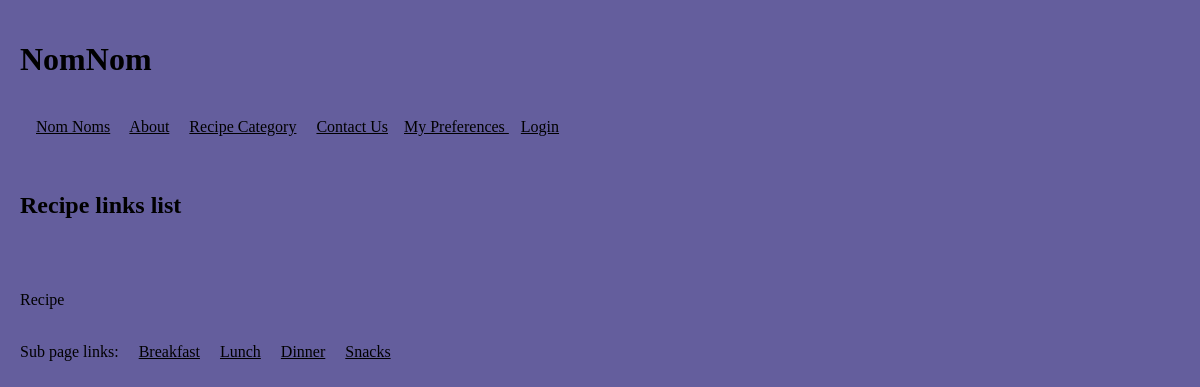
The app's page /front-end/Index.php?PageId=3 with its own data.
### tables this page shows
create table if not exists pages(
 id int not null AUTO_INCREMENT PRIMARY KEY,
 Title varchar(25) Not null,
  
 Header1 varchar(25),
 Text1 longtext,
 ParentPage int DEFAULT 0,
 isActive int,
 Creator int,
 RequireApproval int DEFAULT 1
);

### back-end/dbConnector.php (called while the page is built, shortened)
<?php
function MyPagesGet($dbConn, $Parent=0) {
    $query = "SELECT id, Title, Header1, Text1 FROM Pages where isActive = 1 and ParentPage = " . $Parent . ";";
    return @mysqli_query($dbConn, $query);
}
function PageContentGet($dbConn, $Id) {
    $query = "SELECT id, Title, Header1, Text1 FROM Pages where isActive = 1 and id = " . $Id;
    $return = @mysqli_query($dbConn, $query);
return $return;
}
?>

### Helper.php (the view, shortened to what this page needs)
<?php
include_once "back-end/dbConnector.php";
?>
<?php
function MenuDisplay($dataset)
{
    $myDbConn = ConnGet();
    if ($dataset) {
        while ($row = mysqli_fetch_array($dataset)) {
            echo ' &nbsp; &nbsp; <a href="Index.php?PageId=' . $row['id'] . '" >' . $row['Title'] . '</a>';
        }
    }
    else {
        echo "No menu items<br />";
        echo mysqli_error($myDbConn);
    }
}
function PageDisplay($PageData)
{
    if ($PageData) {
        $row = mysqli_fetch_array($PageData);
        echo ' &nbsp; &nbsp; <h2> ' . $row['Header1'] . ' </h2> <br />';
        echo ' &nbsp; &nbsp; <p> ' . $row['Text1'] . '</p> <br />';
    }
    else {
        echo "No Page data to display <br />";
    }
}
?>

### myStyle1.css (style rules this page uses)
a { color: #000000; }

### records on screen
pages: Title "Nom Noms"
pages: Title "About"
pages: Title "Recipe Category", Header1 "Recipe links list", Text1 "Recipe"
pages: Title "Contact Us"
pages: Title "Breakfast"
pages: Title "Lunch"
pages: Title "Dinner"
pages: Title "Snacks"

### other values on screen
$MyHeader "NomNom"
